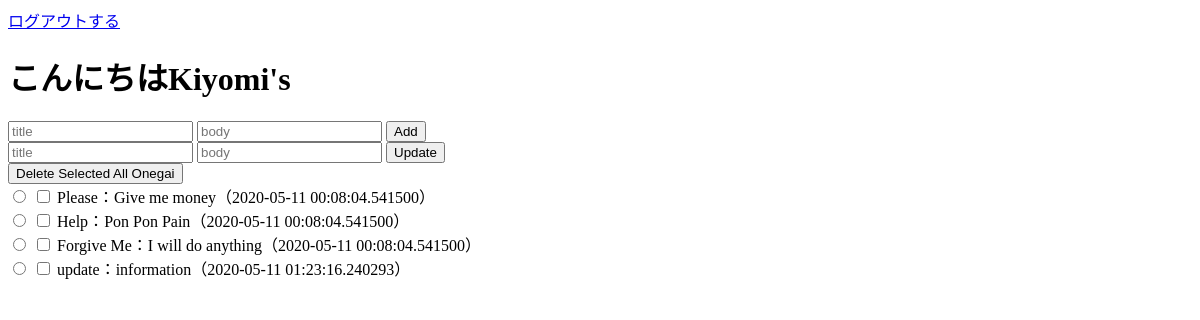
The page /index (signed in) on the database as committed earlier.
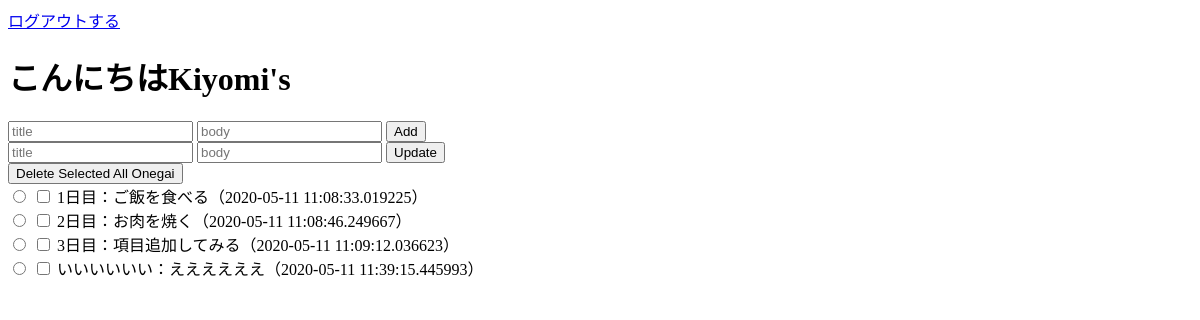
The same page on the database as committed later.
### models/models.py (models this page shows, shortened)
class OnegaiContent(Base):
    __tablename__ = 'onegaicontents'
    id = Column(Integer, primary_key=True)
    title = Column(String(128), unique=True)
    body = Column(Text)
    date = Column(DateTime, default=datetime.now())

### app/app.py (the view)
@app.route("/")
@app.route("/index")
def index():
    if "user_name" in session:
        name = session["user_name"]
        all_onegai = OnegaiContent.query.all()
        return render_template("index.html", name=name, all_onegai=all_onegai)
    else:
        return redirect(url_for("top", status="logout"))

### app/templates/index.html (shortened to what this page needs)
<!DOCTYPE html>
<html>
    <head>
    </head>
    <a href="/logout">ログアウトする</a>
    <body>
    {% if name == "kiyomi" %}
    <h1>ハロー{{ name }}</h1>
    {% elif name %}
    <h1>こんにちは{{name}}</h1>
    {% else %}
    <h1>名無し。</h1>
    {% endif %}
    <form action="/add" method="post">
        <input type="text" name="title" placeholder="title">
        <input type="text" name="body" placeholder="body">
        <input type="submit" value="Add">
    </form>
    <form action="/update" method="post" id="update">
        <input type="text" name="title" placeholder="title">
        <input type="text" name="body" placeholder="body">
        <input type="submit" value="Update">
    </form>
    <form action="/delete" method="post" id="delete">
        <input type="submit" value="Delete Selected All Onegai">
    </form>
        {% for onegai in all_onegai %}
            <div>
                <input type="radio" name="update" form="update" value={{onegai.id}}>
                <input type="checkbox" name="delete" form="delete" value={{onegai.id}}>
                {{onegai.title}}：{{onegai.body}}（{{onegai.date}}）
            </div>
        {% endfor %}
    </body>
</html>

Rows that differ between the two databases and show on the page:
removed OnegaiContent: title "Please", body "Give me money", date "2020-05-11 00:08:04.541500"
removed OnegaiContent: title "Help", body "Pon Pon Pain", date "2020-05-11 00:08:04.541500"
removed OnegaiContent: title "Forgive Me", body "I will do anything", date "2020-05-11 00:08:04.541500"
removed OnegaiContent: title "update", body "information", date "2020-05-11 01:23:16.240293"
added OnegaiContent: title "1日目", body "ご飯を食べる", date "2020-05-11 11:08:33.019225"
added OnegaiContent: title "2日目", body "お肉を焼く", date "2020-05-11 11:08:46.249667"
added OnegaiContent: title "3日目", body "項目追加してみる", date "2020-05-11 11:09:12.036623"
added OnegaiContent: title "いいいいいい", body "ええええええ", date "2020-05-11 11:39:15.445993"
